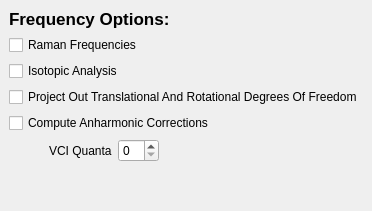
             <widget class="QWidget" name="OptionsFrequencies" >
              <layout class="QVBoxLayout" >
               <property name="margin" >
                <number>9</number>
               </property>
               <property name="spacing" >
                <number>6</number>
               </property>
               <item>
                <widget class="QLabel" name="label_96" >
                 <property name="text" >
                  <string>&lt;html>&lt;head>&lt;meta name="qrichtext" content="1" />&lt;/head>&lt;body style=" white-space: pre-wrap; font-family:Lucida Grande; font-size:13pt; font-weight:400; font-style:normal; text-decoration:none;">&lt;p style=" margin-top:0px; margin-bottom:0px; margin-left:0px; margin-right:0px; -qt-block-indent:0; text-indent:0px;">&lt;span style=" font-weight:600;">Frequency Options:&lt;/span>&lt;/p>&lt;/body>&lt;/html></string>
                 </property>
                </widget>
               </item>
               <item>
                <widget class="QCheckBox" name="raman" >
                 <property name="text" >
                  <string>Raman Frequencies</string>
                 </property>
                </widget>
               </item>
               <item>
                <widget class="QCheckBox" name="isotopes" >
                 <property name="text" >
                  <string>Isotopic Analysis</string>
                 </property>
                </widget>
               </item>
               <item>
                <widget class="QCheckBox" name="hess_proj_trm" >
                 <property name="text" >
                  <string>Project Out Translational And Rotational Degrees Of Freedom</string>
                 </property>
                </widget>
               </item>
               <item>
                <widget class="QCheckBox" name="anharmonic" >
                 <property name="text" >
                  <string>Compute Anharmonic Corrections</string>
                 </property>
                </widget>
               </item>
               <item>
                <layout class="QHBoxLayout" >
                 <property name="margin" >
                  <number>0</number>
                 </property>
                 <property name="spacing" >
                  <number>6</number>
                 </property>
                 <item>
                  <spacer>
                   <property name="orientation" >
                    <enum>Qt::Horizontal</enum>
                   </property>
                   <property name="sizeType" >
                    <enum>QSizePolicy::Fixed</enum>
                   </property>
                   <property name="sizeHint" >
                    <size>
                     <width>40</width>
                     <height>20</height>
                    </size>
                   </property>
                  </spacer>
                 </item>
                 <item>
                  <widget class="QLabel" name="label_77" >
                   <property name="text" >
                    <string>VCI Quanta</string>
                   </property>
                  </widget>
                 </item>
                 <item>
                  <widget class="QSpinBox" name="vci" />
                 </item>
                 <item>
                  <spacer>
                   <property name="orientation" >
                    <enum>Qt::Horizontal</enum>
                   </property>
                   <property name="sizeHint" >
                    <size>
                     <width>40</width>
                     <height>20</height>
                    </size>
                   </property>
                  </spacer>
                 </item>
                </layout>
               </item>
               <item>
                <spacer>
                 <property name="orientation" >
                  <enum>Qt::Vertical</enum>
                 </property>
                 <property name="sizeHint" >
                  <size>
                   <width>20</width>
                   <height>40</height>
                  </size>
                 </property>
                </spacer>
               </item>
              </layout>
             </widget>
